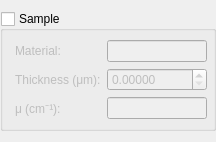
             <widget class="QWidget" name="absorptionCorrectionWidget" native="true">
              <layout class="QVBoxLayout" name="verticalLayout_5">
               <property name="leftMargin">
                <number>0</number>
               </property>
               <property name="rightMargin">
                <number>0</number>
               </property>
               <item>
                <widget class="QGroupBox" name="sampleGroupBox">
                 <property name="title">
                  <string>Sample</string>
                 </property>
                 <property name="checkable">
                  <bool>true</bool>
                 </property>
                 <property name="checked">
                  <bool>false</bool>
                 </property>
                 <layout class="QFormLayout" name="formLayout_3">
                  <property name="formAlignment">
                   <set>Qt::AlignHCenter|Qt::AlignTop</set>
                  </property>
                  <item row="0" column="0">
                   <widget class="QLabel" name="sampleMaterialLabel">
                    <property name="text">
                     <string>Material:</string>
                    </property>
                    <property name="buddy">
                     <cstring>sampleMaterialLineEdit</cstring>
                    </property>
                   </widget>
                  </item>
                  <item row="0" column="1">
                   <widget class="QLineEdit" name="sampleMaterialLineEdit">
                    <property name="maximumSize">
                     <size>
                      <width>100</width>
                      <height>16777215</height>
                     </size>
                    </property>
                   </widget>
                  </item>
                  <item row="1" column="0">
                   <widget class="QLabel" name="sampleThicknessLabel">
                    <property name="text">
                     <string>Thickness (μm):</string>
                    </property>
                    <property name="buddy">
                     <cstring>sampleThicknessDoubleSpinBox</cstring>
                    </property>
                   </widget>
                  </item>
                  <item row="2" column="0">
                   <widget class="QLabel" name="sampleMuLabel">
                    <property name="text">
                     <string>μ (cm⁻¹):</string>
                    </property>
                    <property name="buddy">
                     <cstring>sampleMuLineEdit</cstring>
                    </property>
                   </widget>
                  </item>
                  <item row="2" column="1">
                   <widget class="QLineEdit" name="sampleMuLineEdit">
                    <property name="maximumSize">
                     <size>
                      <width>100</width>
                      <height>16777215</height>
                     </size>
                    </property>
                    <property name="readOnly">
                     <bool>true</bool>
                    </property>
                   </widget>
                  </item>
                  <item row="1" column="1">
                   <widget class="QDoubleSpinBox" name="sampleThicknessDoubleSpinBox">
                    <property name="maximumSize">
                     <size>
                      <width>100</width>
                      <height>16777215</height>
                     </size>
                    </property>
                    <property name="decimals">
                     <number>5</number>
                    </property>
                    <property name="maximum">
                     <double>10000.000000000000000</double>
                    </property>
                   </widget>
                  </item>
                 </layout>
                </widget>
               </item>
              </layout>
             </widget>
